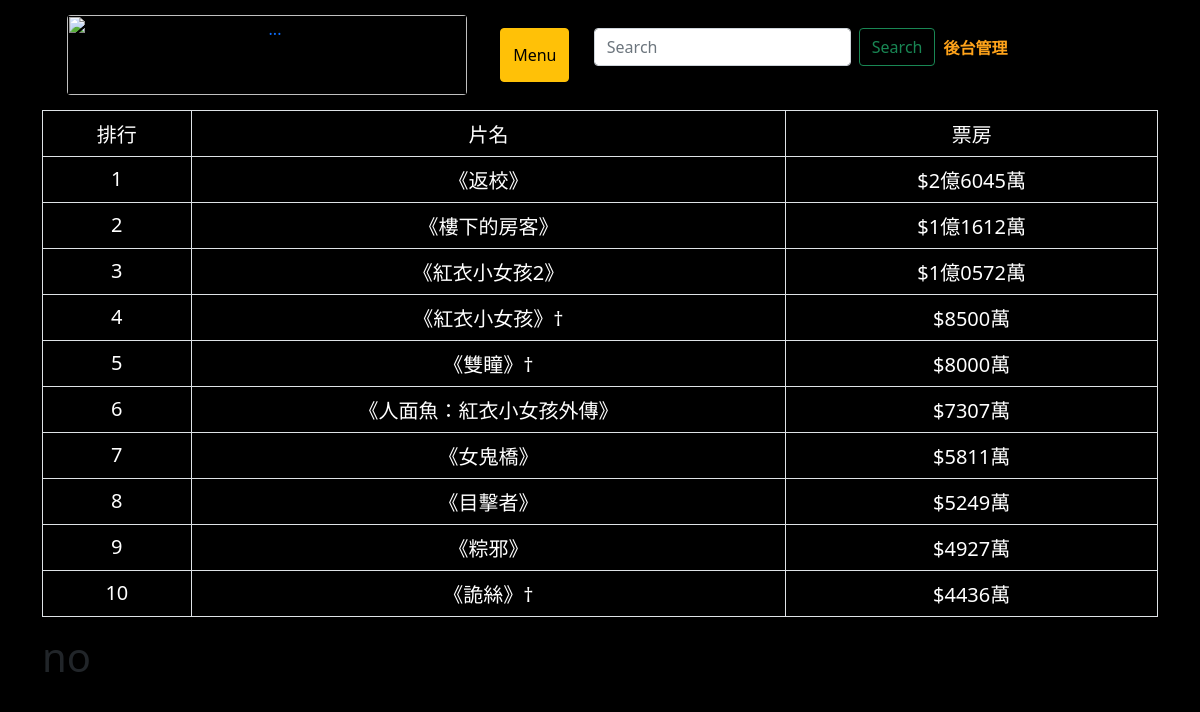
/scary/, run on the app's committed database.
### movies/models.py (models this page shows, shortened)
class  scary_movies_local (models.Model): #驚悚片(本土)
    rank = models.CharField(max_length=10)
    name = models.CharField(max_length=20)
    box_office = models.CharField(max_length=20)
    year = models.CharField(max_length=20)
    pub_date = models.DateTimeField(default=timezone.now)

### movies/views.py (the view)
# urls.py: path('scary/' , scary),
def scary(request):
    items = scary_movies_local.objects.all()
    return render(request, 'scary.html', locals())

### templates/scary.html (shortened to what this page needs)
{% extends "base.html" %}
{% block content %}
<table class='table table-striped table-bordered'>
  <tr>
        <td width="10%" align="center" valign="center"><span style="color:white;font-size:20px;">排行</span></td>
        <td width="40%" align="center" valign="center"><span style="color:white;font-size:20px;">片名</span></td>
        <td width="25%" align="center" valign="center"><span style="color:white;font-size:20px;">票房</span></td>
  </tr>
  {% for item in items %}
    <tr>
      <td width="10%" align="center" valign="center"><span style="color:white;font-size:20px;">{{item.rank}}</span></td>
      <td width="40%" align="center" valign="center"><span style="color:white;font-size:20px;">{{item.name}}</span></td>
      <td width="25%" align="center" valign="center"><span style="color:white;font-size:20px;">{{item.box_office}}</span></td>
    </tr>
  {% endfor %}
</table>
{% endblock %}

### data on the page
scary_movies_local: rank "1", name "《返校》", box_office "$2億6045萬"
scary_movies_local: rank "2", name "《樓下的房客》", box_office "$1億1612萬"
scary_movies_local: rank "3", name "《紅衣小女孩2》", box_office "$1億0572萬"
scary_movies_local: rank "4", name "《紅衣小女孩》†", box_office "$8500萬"
scary_movies_local: rank "5", name "《雙瞳》†", box_office "$8000萬"
scary_movies_local: rank "6", name "《人面魚：紅衣小女孩外傳》", box_office "$7307萬"
scary_movies_local: rank "7", name "《女鬼橋》", box_office "$5811萬"
scary_movies_local: rank "8", name "《目擊者》", box_office "$5249萬"
scary_movies_local: rank "9", name "《粽邪》", box_office "$4927萬"
scary_movies_local: rank "10", name "《詭絲》†", box_office "$4436萬"
